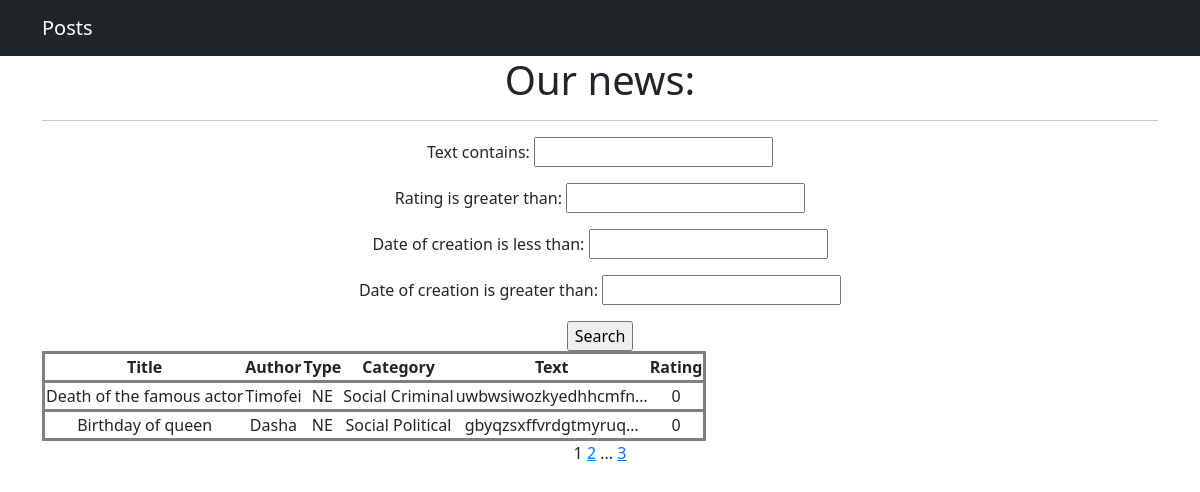
The page /news/ on the database as committed earlier.
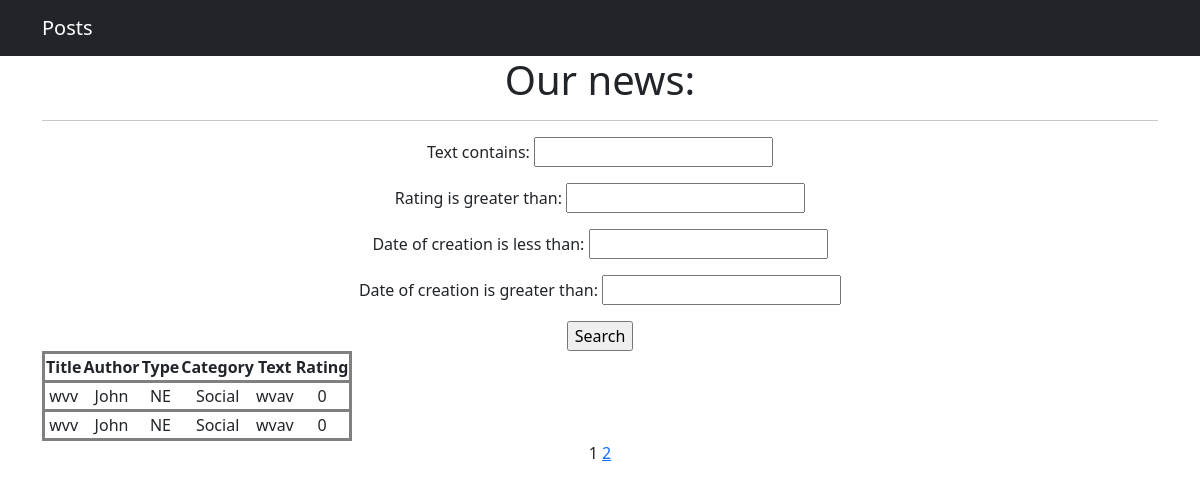
The same page on the database as committed later.
### newsportal_app/models.py (models this page shows, shortened)
class Post(models.Model):
    author = models.ForeignKey(Author, on_delete=models.CASCADE)
    type = models.CharField(max_length=255, choices=TYPE_OF_POST, default=news)
    date_of_creation = models.DateTimeField(auto_now_add=True)
    category = models.ManyToManyField(Category, through='PostCategory')
    title = models.CharField(max_length=255)
    text = models.TextField()
    rating = models.IntegerField(default=0)

class Author(models.Model):
    user = models.OneToOneField(User, on_delete=models.CASCADE)
    rating = models.IntegerField(default=0)

class Category(models.Model):
    class Meta:
        verbose_name_plural = 'Categories'
    name = models.CharField(max_length=255, unique=True)

### newsportal_app/views.py (the view)
# urls.py: path('', PostList.as_view(), name='post_list'),
class PostList(ListView):
    model = Post
    ordering = '-date_of_creation'
    template_name = 'news.html'
    context_object_name = 'posts'
    paginate_by = 2
    def get_queryset(self):
        queryset = super().get_queryset()
        self.filterset = PostFilter(self.request.GET, queryset)
        return self.filterset.qs
    def get_context_data(self, **kwargs):
        context = super().get_context_data(**kwargs)
        context['filterset'] = self.filterset
        return context

### newsportal_app/templatetags/custom_filters.py (called while the page is built)
@register.filter()
def censor(text):
    for first in range(len(text)):
        for second in range(1, len(text)+1):
            if text[first:second + 1] in profanity_list:
                text = text[:first + 1] + '*' * (second - first) + text[second + 1:]
    return text

### newsportal_app/templatetags/custom_tags.py (called while the page is built)
@register.simple_tag(takes_context=True)
def url_replace(context, **kwargs):
    d = context['request'].GET.copy()
    for k, v in kwargs.items():
        d[k] = v
    return d.urlencode()

### templates/news.html (shortened to what this page needs)
{% extends 'flatpages/default.html' %}
{% load custom_tags %}
{% load custom_filters %}
{% block content %}
   <h1>Our news:</h1>
   <hr>
   <form action="" method="get">
       {{ filterset.form.as_p }}
       <input type="submit" value="Search" />
   </form>
   {% if posts %}
       <table>
           <tr>
               <th>Title</th>
               <th>Author</th>
               <th>Type</th>
               <th>Category</th>
               <th>Text</th>
               <th>Rating</th>
           </tr>
           {% for post in posts %}
           <tr>
               <td>{{ post.title }}</td>
               <td>{{ post.author.user.username }}</td>
               <td>{{ post.type }}</td>
               <td>
                   {% for category in post.category.all %}
                      {{ category.name }}
                   {% endfor %}
               </td>
               <td>{{ post.text|truncatechars:20|censor }}</td>
               <td>{{ post.rating }}</td>
           </tr>
           {% endfor %}
       </table>
   {% else %}
       <h2>There are not posts!</h2>
   {% endif %}
   {{ page_obj.number }}
   {% if page_obj.has_next %}
       <a href="?{% url_replace page=page_obj.next_page_number %}">{{ page_obj.next_page_number }}</a>
       {% if paginator.num_pages != page_obj.next_page_number %}
           ...
           <a href="?{% url_replace page=page_obj.paginator.num_pages %}">{{ page_obj.paginator.num_pages }}</a>
       {% endif %}
   {% endif %}
{% endblock content %}

### templates/flatpages/default.html (shortened to what this page needs)
<!DOCTYPE html>
<html lang="en">
    <head>
        {% load static %}
        <link href="{% static 'css/styles.css' %}" rel="stylesheet" />
    </head>
    <body>
        <nav class="navbar navbar-expand-lg navbar-dark bg-dark static-top">
            <div class="container">
                <a class="navbar-brand" href="#">Posts</a>
            </div>
        </nav>
        <div class="container">
           <div class="row">
               <div class="col-lg-12 text-center">
                   {% block content %}{% endblock content %}
               </div>
           </div>
        </div>
    </body>
</html>

Rows that differ between the two databases and show on the page:
no longer on this page (row unchanged): Post: title "Death of the famous actor", author.user.username "Timofei", type "NE", text|censor "uwbwsiwozkyedhhcmfn…", rating "0", Category (name "Social")
no longer on this page (row unchanged): Category: name "Criminal", shown under "Death of the famous actor"
removed Post: title "Birthday of queen", author.user.username "Dasha", type "NE", text|censor "gbyqzsxffvrdgtmyruq…", rating "0", Category (name "Social")
no longer on this page (row unchanged): Category: name "Political", shown under "Birthday of queen"
added Post: title "wvv", author.user.username "John", type "NE", text|censor "wvav", rating "0", Category (name "Social")
added Post: title "wvv", author.user.username "John", type "NE", text|censor "wvav", rating "0", Category (name "Social")
Other text that changed with them:
{{ page_obj.paginator.num_pages }}: "3" → (not shown)
